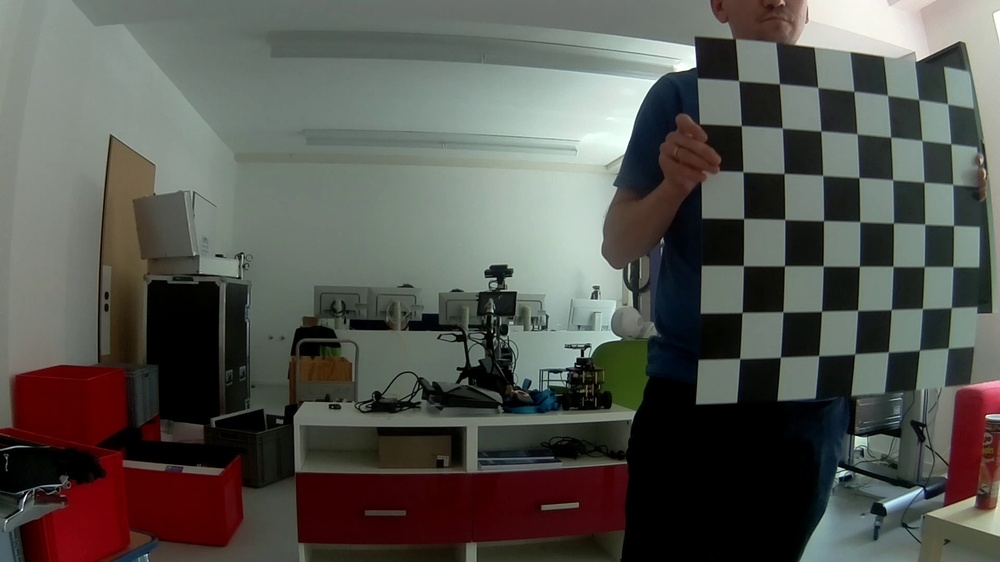
#> input picture Select/frame1269.jpg, 1000 x 562 px, shrunk from 1920 x 1080 before the run; its folder holds 7 pictures in this run
$ jupyter execute Camera_Calibration.ipynb
#> lines starting #> are read from the running program, lines starting #| are printed output that depends on the picture; after the words box and inside, x2 and y2 are one past the last pixel; in counts of white or black regions, pixels touching at a corner belong together; long printed decimals are rounded
[cell 1]
import numpy as np
import cv2
import glob
import os

[cell 2]
path = "C:/Users/HP/Desktop/MS/Semester 2/Computer Vison/Task2/Camera-Calibration/Select/"

[cell 3]
# Define the dimensions of checkerboard
CHECKERBOARD = (5,5)


# stop the iteration when specified
# accuracy, epsilon, is reached or
# specified number of iterations are completed.
criteria = (cv2.TERM_CRITERIA_EPS +
			cv2.TERM_CRITERIA_MAX_ITER, 30, 0.001)


# Vector for 3D points
threedpoints = []

# Vector for 2D points
twodpoints = []


# 3D points real world coordinates
objectp3d = np.zeros((1, CHECKERBOARD[0]
					* CHECKERBOARD[1],
					3), np.float32)
objectp3d[0, :, :2] = np.mgrid[0:CHECKERBOARD[0],
							0:CHECKERBOARD[1]].T.reshape(-1, 2)
prev_img_shape = None


# Extracting path of individual image stored
# in a given directory. Since no path is
# specified, it will take current directory
# jpg files alone
images = glob.glob('C:/Users/HP/Desktop/MS/Semester 2/Computer Vison/Task2/Camera-Calibration/Select/frame1269.jpg')

for filename in images:
	image = cv2.imread(filename)
#> image is the input picture: shape (562, 1000, 3); mean B, G, R 80.2, 85.9, 86
	grayColor = cv2.cvtColor(image, cv2.COLOR_BGR2GRAY)
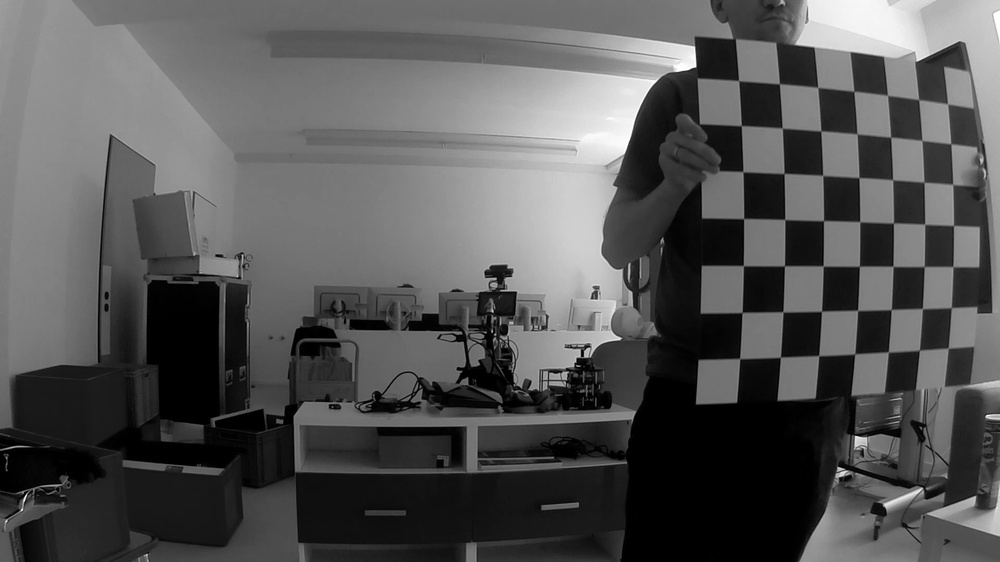
#> grayColor: shape (562, 1000); min 0, max 255, mean 85.3

	# Find the chess board corners
	# If desired number of corners are
	# found in the image then ret = true
	ret, corners = cv2.findChessboardCorners(
					grayColor, CHECKERBOARD,
					cv2.CALIB_CB_ADAPTIVE_THRESH
					+ cv2.CALIB_CB_FAST_CHECK +
					cv2.CALIB_CB_NORMALIZE_IMAGE)
#> ret = True; corners = 25 rows, first 8: [782.3, 128.1], [820.9, 131], [856.9, 133.8], [890.6, 137.2], [922, 140.5], [784, 173.5], [822.7, 175.3], [858.8, 177.8]

	# If desired number of corners can be detected then,
	# refine the pixel coordinates and display
	# them on the images of checker board
	if ret == True:
		threedpoints.append(objectp3d)

		# Refining pixel coordinates
		# for given 2d points.
		corners2 = cv2.cornerSubPix(
			grayColor, corners, (11,11), (-1, -1), criteria)
#> corners2 = 25 rows, first 8: [782.3, 128.1], [820.8, 131], [857, 133.9], [890.7, 137.2], [921.9, 140.4], [784.1, 173.5], [822.7, 175.4], [858.9, 177.6]

		twodpoints.append(corners2)


		# Draw and display the corners
		image = cv2.drawChessboardCorners(image,
										CHECKERBOARD,
										corners2, ret)
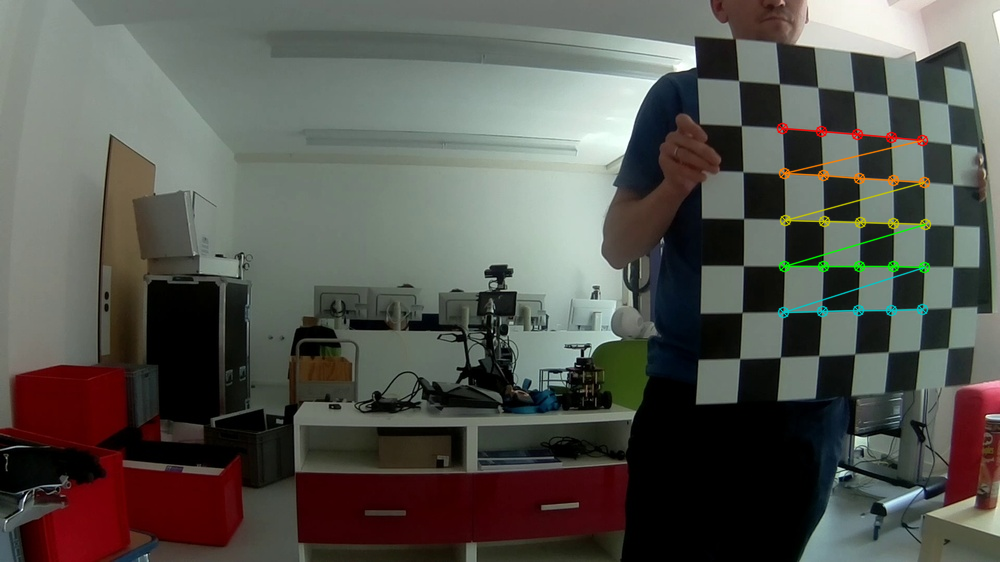
#> image: shape (562, 1000, 3); 1.04% of pixels changed, all inside (x1, y1, x2, y2) = (776, 122, 932, 319)

	cv2.imwrite(path + '1269(1).jpg', image)

h, w = image.shape[:2]
#> h = 562; w = 1000


# Perform camera calibration by
# passing the value of above found out 3D points (threedpoints)
# and its corresponding pixel coordinates of the
# detected corners (twodpoints)
ret, matrix, distortion, r_vecs, t_vecs = cv2.calibrateCamera(
	threedpoints, twodpoints, grayColor.shape[::-1], None, None)
#> ret = 0.0623; matrix = [[798.7, 0, 490.3], [0, 815.6, 266], [0, 0, 1]]; distortion = [[-0.587, 0.454, -0.0018, 0.0032, -0.21]]; r_vecs = ([0.0526, 0.115, 0.00365],); t_vecs = ([6.48, -2.99, 16.03],)


# Displaying required output
print(" Camera matrix:")
print(matrix)
#| [[798.703   0.         490.316]
#|  [  0.         815.619 265.997]
#|  [  0.           0.           1.        ]]

print("\n Distortion coefficient:")
print(distortion)
#| [[-0.5866  0.4538 -0.001803  0.003198 -0.2095]]

print("\n Rotation Vectors:")
print(r_vecs)
#| (array([[0.05257],
#|        [0.1152],
#|        [0.003652]]),)

print("\n Translation Vectors:")
print(t_vecs)
#| (array([[ 6.477],
#|        [-2.995],
#|        [16.032]]),)

[cell 4]
img = cv2.imread('C:/Users/HP/Desktop/MS/Semester 2/Computer Vison/Task2/Camera-Calibration/Select/frame1269.jpg')
h, w = img.shape[:2]
newcameramtx, roi = cv2.getOptimalNewCameraMatrix(matrix, distortion, (w,h), 1, (w,h))
#> newcameramtx = [[107.1, 0, 213.2], [0, 115.9, 68.74], [0, 0, 1]]; roi = (124, 28, 182, 86)

[cell 5]
# undistort using cv.undistort()
dst = cv2.undistort(img, matrix, distortion, None, newcameramtx)
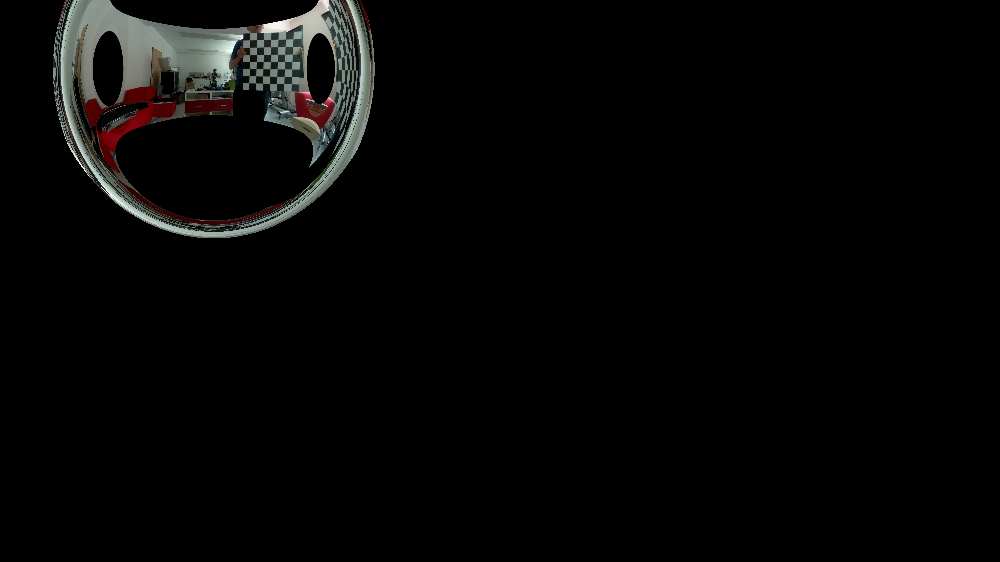
#> dst: shape (562, 1000, 3); mean B, G, R 6.1, 6.5, 6.6
# crop the image
x, y, w, h = roi
#> x = 124; y = 28; w = 182; h = 86
dst = dst[y:y+h, x:x+w]
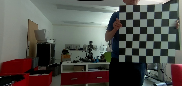
#> dst: shape (86, 182, 3); mean B, G, R 78.3, 83.7, 84.6
cv2.imwrite(path +'1269(2).jpg', dst)
#> Out = True

[cell 6]
mean_error = 0
for i in range(len(threedpoints)):
    imgpoints2, _ = cv2.projectPoints(threedpoints[i], r_vecs[i], t_vecs[i], matrix, distortion)
    error = cv2.norm(twodpoints[i], imgpoints2, cv2.NORM_L2)/len(imgpoints2)
    mean_error += error
#> this loop made 1 pass
#> (error, mean_error) on pass 1: (0.0125, 0.0125)
#> after the loop, mean_error = 0.0125
print( "total error: {}".format(mean_error/len(threedpoints)) )
#| total error: 0.01246
